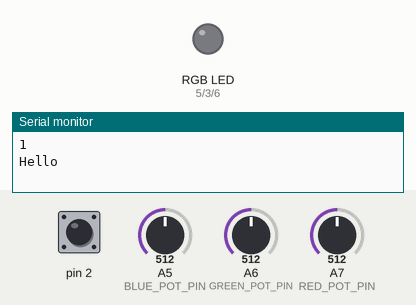
A sketch run on a simulated Arduino Nano, built with avr-gcc and run on an emulated ATmega328P. Parts: an RGB LED mixed from three pins (HIGH = lit), the last lines printed to the serial monitor. The inputs (shaded band) are chosen by the test bench; at power-on: A6 (GREEN_POT_PIN) = 512, pin 2 HIGH, A5 (BLUE_POT_PIN) = 512, A7 (RED_POT_PIN) = 512. Dim RGB values are drawn brighter than linear; random numbers use the default seed unless the sketch sets one.

Above: at 1.2 s.
1.3 s: A6 (GREEN_POT_PIN) set to 36
4.3 s: A6 (GREEN_POT_PIN) set to 29
At 7.2 s:
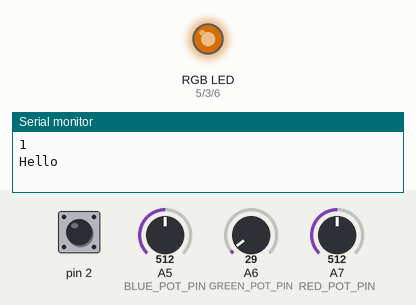
7.3 s: pin 2 pulled LOW for 0.15 s
At 8.6 s:
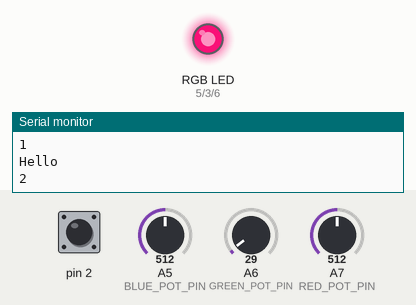
8.9 s: A5 (BLUE_POT_PIN) set to 900
At 10.64 s:
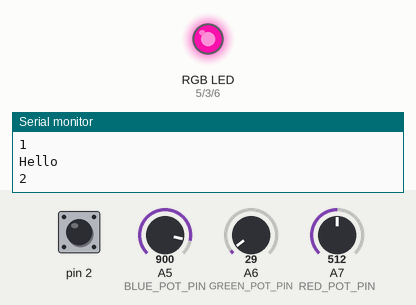
11.9 s: A7 (RED_POT_PIN) set to 900
At 12.34 s:
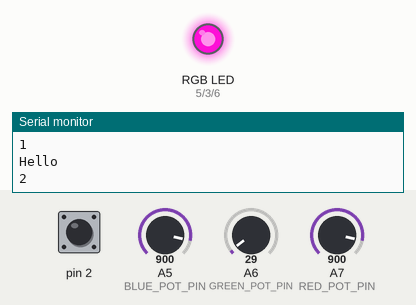
14.9 s: A5 (BLUE_POT_PIN) set to 1023
Timing chart, 0 to 21.4 s (numbered marks = the images above; inputs shaded):
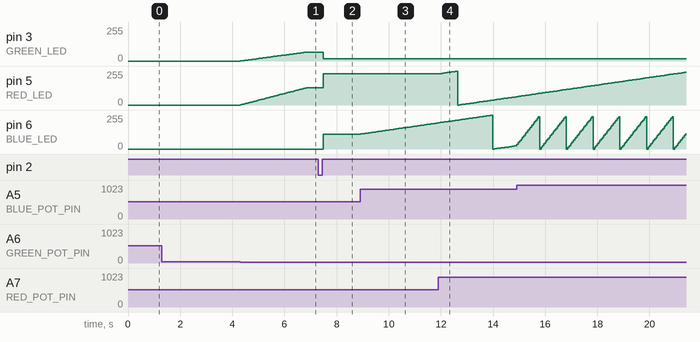

The sketch:

keyboard_lamp.ino
```cpp
#define RED_POT_PIN		A7	// пин красного рычага
#define GREEN_POT_PIN	A6	// пин зеленого рычага
#define BLUE_POT_PIN	A5	// пин синего рычага

#define RED_LED			5	// пин красных светодиодов
#define GREEN_LED		3	// пин красных светодиодов
#define BLUE_LED		6	// пин красных светодиодов

#define TIME_PARTITION	50	// мин отрезок времени в мс

#define INT_NUM			0	// прерывания с номерами 0 (на digital pin 2) и 1 (на digital pin 3)

#define ADDRESS			0	// адресс хранения MODE в EEPROM
// Rand / Shift режим рандомных цветов / режим смены цвета:
#define DURATION_PIN	A6	// пин рычага, отвечающий за длительность удерживания цвета
#define SHADING_PIN		A5	// пин рычага, отвечающий за длительность перехода

#define K_DURATION		100	// макс длительность удерживания цвета в сек
#define K_SHADING		5	// макс длительность перехода в сек
// Rising / Fall / Vector / Flicker режимы возрастания / убывания / по середине рычага 0 / мерцание:
#define MAX_SPEED		256 // макс скорость изменения цвета в цвет / сек
#define EXPONENT		17	// степень для рычагов

#include <EEPROMEx\EEPROMex.h>

long previousMillis = 0;	// здесь будет храниться время последнего изменения состояния

struct Color {
	unsigned char red;
	unsigned char green;
	unsigned char blue;
} current_color;				// предыдущий цвет

volatile enum mode { Static, Rand, Rise, Fall, Vector, Flicker, Shift } Mode;		// режим работы

void int_set_mode() {		// прервание: изменение режима работы
	static unsigned long millis_prev;
	if (millis() - 300 > millis_prev) {
		switch (Mode) {
		case Static:	Mode = Rand;	break;
		case Rand:		Mode = Rise;	break;
		case Rise:		Mode = Fall;	break;
		case Fall:		Mode = Vector;	break;
		case Vector:	Mode = Flicker;	break;
		case Flicker:	Mode = Shift;	break;
		case Shift:		Mode = Static;	break;
		}
		Serial.println(Mode);
		EEPROM.writeBlock(ADDRESS, Mode);
		millis_prev = millis();
	}
}

void setup()
{
	Serial.begin(9600);
	attachInterrupt(INT_NUM, int_set_mode, RISING); // привязываем прерывание к функции int_set_mode().
	randomSeed(analogRead(7));
	EEPROM.readBlock(ADDRESS, Mode);
	pinMode(INT_NUM ? 3 : 2, INPUT_PULLUP);
	pinMode(RED_POT_PIN, INPUT);
	pinMode(BLUE_POT_PIN, INPUT);
	pinMode(GREEN_POT_PIN, INPUT);
	pinMode(RED_LED, OUTPUT);
	pinMode(BLUE_LED, OUTPUT);
	pinMode(GREEN_LED, OUTPUT);
	Serial.println("Hello");
}

void loop()
{
	switch (Mode) {
	default:
		Serial.print("ERROR! MODE: "); Serial.println(Mode);
		Mode = Static;
		EEPROM.writeBlock(ADDRESS, Mode);
	case Static:
		setColor(analogRead(RED_POT_PIN) / 4, analogRead(GREEN_POT_PIN) / 4, analogRead(BLUE_POT_PIN) / 4);
		break;
	case Rand:
		if (millis() - previousMillis > long(analogRead(DURATION_PIN)) * K_DURATION + 1000) {
			shading(random(256), random(256), random(256));
			previousMillis = millis();
		}
		break;
	case Rise:
		vector(pow(long(analogRead(RED_POT_PIN)) / 1023.0, EXPONENT) * MAX_SPEED * TIME_PARTITION / 1000,
			pow(long(analogRead(GREEN_POT_PIN)) / 1023.0, EXPONENT) * MAX_SPEED * TIME_PARTITION / 1000,
			pow(long(analogRead(BLUE_POT_PIN)) / 1023.0, EXPONENT) * MAX_SPEED * TIME_PARTITION / 1000);	// 1000 примерно равно 1023 (сокращаются)
		break;
	case Fall:
		vector(-pow(long(analogRead(RED_POT_PIN)) / 1023.0, EXPONENT) * MAX_SPEED * TIME_PARTITION / 1000,
			-pow(long(analogRead(GREEN_POT_PIN)) / 1023.0, EXPONENT) * MAX_SPEED * TIME_PARTITION / 1000,
			-pow(long(analogRead(BLUE_POT_PIN)) / 1023.0, EXPONENT) * MAX_SPEED * TIME_PARTITION / 1000);	// 1000 примерно равно 1023 (сокращаются)
		break;
	case Vector:
		vector(pow(long(analogRead(RED_POT_PIN) - 511) / 511.0, EXPONENT) * MAX_SPEED * TIME_PARTITION / 1000,
			pow(long(analogRead(GREEN_POT_PIN) - 511) / 511.0, EXPONENT) * MAX_SPEED * TIME_PARTITION / 1000,
			pow(long(analogRead(BLUE_POT_PIN) - 511) / 511.0, EXPONENT) * MAX_SPEED * TIME_PARTITION / 1000);
		break;
	case Flicker:
		flicker();
		break;
	case Shift:
		shift();
		break;
	}
	delay(TIME_PARTITION);
}

void setColor(unsigned char red, unsigned char green, unsigned char blue) {
	analogWrite(RED_LED, red);
	analogWrite(BLUE_LED, blue);
	analogWrite(GREEN_LED, green);
	current_color.red = red;
	current_color.blue = blue;
	current_color.green = green;
}

void shading(unsigned char red, unsigned char green, unsigned char blue) {
	unsigned char last_red = current_color.red;
	unsigned char last_blue = current_color.blue;
	unsigned char last_green = current_color.green;
	float r = last_red, g = last_green, b = last_blue;
	while ((current_color.red != red || current_color.blue != blue || current_color.green != green)
		&& (Mode == Rand || Mode == Shift)) {
		float time = long(analogRead(SHADING_PIN) + 1) * K_SHADING / TIME_PARTITION;	// длительность перехода / мин отрезок времени
		// скорости
		float vr = (red - last_red + 0.0) / time;		// сумарное расстояние
		float vb = (blue - last_blue + 0.0) / time;		// ------------------- * мин отрезок времени = расстояние проходимое за мин отрезок времени
		float vg = (green - last_green + 0.0) / time;	//	      время

		abs(r - red) < abs(vr) ? r = red : r += vr;
		abs(b - blue) < abs(vb) ? b = blue : b += vb;
		abs(g - green) < abs(vg) ? g = green : g += vg;
		setColor(r, g, b);
		delay(TIME_PARTITION);
	}
}

void vector(float red, float green, float blue) {	// функция увеличивающаю текущий цвет на заданное значение
	static float r = random(256), g = random(256), b = random(256);
	r += red;
	g += green;
	b += blue;
	if (r > 255) r = 0;	if (r < 0) r = 255;
	if (g > 255) g = 0;	if (g < 0) g = 255;
	if (b > 255) b = 0;	if (b < 0) b = 255;
	setColor(r, g, b);
}

void flicker() {	// функция мерцания
	static float r = random(256), g = random(256), b = random(256);
	static char vr = 1, vg = 1, vb = 1;

	r += vr * pow(long(analogRead(RED_POT_PIN)) / 1023.0, EXPONENT) * MAX_SPEED * TIME_PARTITION / 1000;
	g += vg * pow(long(analogRead(GREEN_POT_PIN)) / 1023.0, EXPONENT) * MAX_SPEED * TIME_PARTITION / 1000;
	b += vb * pow(long(analogRead(BLUE_POT_PIN)) / 1023.0, EXPONENT) * MAX_SPEED * TIME_PARTITION / 1000;

	if (r >= 255 || r <= 0) { vr *= -1;	r >= 255 ? r = 255 : r = 0;	}
	if (g >= 255 || g <= 0) { vg *= -1;	g >= 255 ? g = 255 : g = 0; }
	if (b >= 255 || b <= 0) { vb *= -1;	b >= 255 ? b = 255 : b = 0; }

	setColor(r, g, b);
}

void shift() {
	static char rand = random(3);
	if (millis() - previousMillis > long(analogRead(DURATION_PIN)) * K_DURATION + 1000) {
		char r = random(3);
		while (r != random(3)) { r = random(3); }
		rand = r;
		switch (rand) {
		case 0: shading(255, 0, 0);	break;
		case 1: shading(0, 255, 0);	break;
		case 2: shading(0, 0, 255);	break;
		}
		previousMillis = millis();
	}
}
```

Measured:
- the behaviour switches between 33 and 32 on A6 (GREEN_POT_PIN) (found by bisection; images 0 and 1)
- after the input at 1.3 s, every drawn part: stays the same
- after the input at 7.3 s, pin 3 (GREEN_LED): 67/255 → 16/255 after 0.19 s; pin 5 (RED_LED): 130/255 → 234/255 after 0.19 s; pin 6 (BLUE_LED): 0/255 → 112/255 after 0.19 s
- after the input at 8.9 s, pin 6 (BLUE_LED): moves from 112/255 to 196/255 over 2.9 s, starting at once
